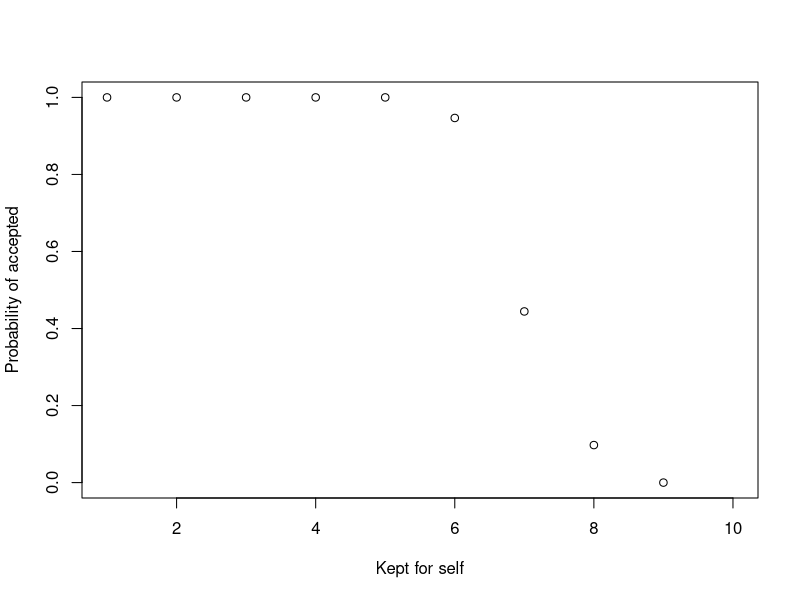

Write the R code that produced this figure.
## ---- chunk 1
Nrep<-10000
self<-floor(runif(Nrep,min=0,max=10))
away<-10-self
decision<-NULL
for(i in seq_along(1:Nrep)){
  decision[i]<-((away[i]/self[i])>(0.3+runif(1,min=-0.1,max=0.4)))
}
prob<-NULL
for(i in seq_along(1:10)){
  prob[i]<-mean(decision[self==i])
}
plot(1:10,prob,xlab="Kept for self",ylab="Probability of accepted")
